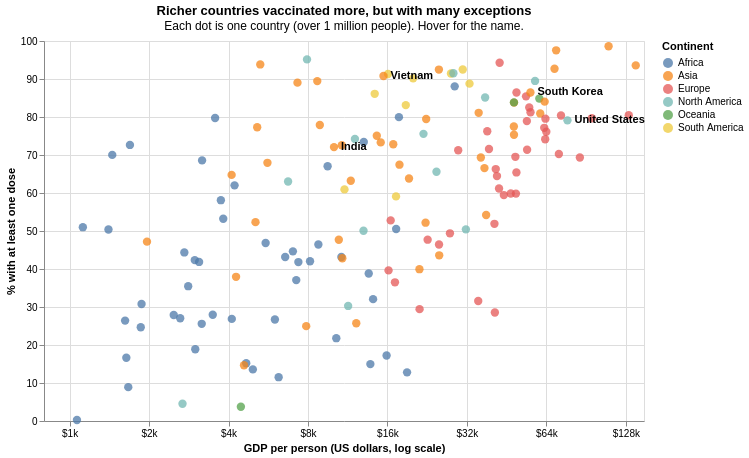

Notebook source saved alongside this figure:
### Markdown cell above
## 8. Chart 1: Did richer countries vaccinate more?

- Chart type: scatter plot
- Encoding: x = GDP per person (log scale), y = % with at least one dose, color = continent
- Why log scale: GDP per person goes from about \$1,000 to over \$100,000. On a normal scale, most countries would be squeezed on the left side.
- Labels: our group's four countries are labeled.

### Code cell
our_countries = ["United States", "India", "Vietnam", "South Korea"]
scatter_data = summary.dropna(subset=["gdp_per_capita"])

points = alt.Chart(scatter_data).mark_circle(size=70, opacity=0.75).encode(
    alt.X("gdp_per_capita:Q", title="GDP per person (US dollars, log scale)",
          scale=alt.Scale(type="log", domain=[800, 150000], nice=False), axis=alt.Axis(format="$~s", values=[1000, 2000, 4000, 8000, 16000, 32000, 64000, 128000])),
    alt.Y("one_dose:Q", title="% with at least one dose", scale=alt.Scale(domain=[0, 100])),
    alt.Color("continent:N", title="Continent", scale=alt.Scale(scheme="tableau10")),
    tooltip=["country", "continent", alt.Tooltip("gdp_per_capita:Q", format="$,.0f"), alt.Tooltip("one_dose:Q", format=".1f")]
)

labels = alt.Chart(scatter_data[scatter_data["country"].isin(our_countries)]).mark_text(
    align="left", dx=7, fontSize=11, fontWeight="bold"
).encode(x="gdp_per_capita:Q", y="one_dose:Q", text="country")

chart1 = (points + labels).properties(width=600, height=380,
    title=alt.TitleParams("Richer countries vaccinated more, but with many exceptions",
                          subtitle="Each dot is one country (over 1 million people). Hover for the name."))
chart1

### Figure 1 — Vega-Lite specification as saved in the notebook (floating-point values rounded to 4 significant figures; data arrays with more than 128 entries replaced by an {"elided": "..."} marker saying what was removed)
{"config": {"view": {"continuousWidth": 300, "continuousHeight": 300}}, "layer": [{"data": {"name": "data-95c0fbcba27ac738b784917c8f237a08"}, "mark": {"type": "circle", "opacity": 0.75, "size": 70}, "encoding": {"color": {"field": "continent", "scale": {"scheme": "tableau10"}, "title": "Continent", "type": "nominal"}, "tooltip": [{"field": "country", "type": "nominal"}, {"field": "continent", "type": "nominal"}, {"field": "gdp_per_capita", "format": "$,.0f", "type": "quantitative"}, {"field": "one_dose", "format": ".1f", "type": "quantitative"}], "x": {"axis": {"format": "$~s", "values": [1000, 2000, 4000, 8000, 16000, 32000, 64000, 128000]}, "field": "gdp_per_capita", "scale": {"domain": [800, 150000], "nice": false, "type": "log"}, "title": "GDP per person (US dollars, log scale)", "type": "quantitative"}, "y": {"field": "one_dose", "scale": {"domain": [0, 100]}, "title": "% with at least one dose", "type": "quantitative"}}}, {"data": {"name": "data-ece31ed573d886148d8b0d53ceb9bd50"}, "mark": {"type": "text", "align": "left", "dx": 7, "fontSize": 11, "fontWeight": "bold"}, "encoding": {"text": {"field": "country", "type": "nominal"}, "x": {"field": "gdp_per_capita", "type": "quantitative"}, "y": {"field": "one_dose", "type": "quantitative"}}}], "height": 380, "title": {"text": "Richer countries vaccinated more, but with many exceptions", "subtitle": "Each dot is one country (over 1 million people). Hover for the name."}, "width": 600, "$schema": "https://vega.github.io/schema/vega-lite/v5.20.1.json", "datasets": {"data-95c0fbcba27ac738b784917c8f237a08": {"elided": "153 records"}, "data-ece31ed573d886148d8b0d53ceb9bd50": [{"country": "India", "continent": "Asia", "gdp_per_capita": 10040.0, "one_dose": 72.08, "fully": 66.79, "boosters": 15.96, "did_not_finish": 5.293}, {"country": "South Korea", "continent": "Asia", "gdp_per_capita": 55700.0, "one_dose": 86.45, "fully": 85.64, "boosters": 79.81, "did_not_finish": 0.8063}, {"country": "United States", "continent": "North America", "gdp_per_capita": 76930.0, "one_dose": 79.12, "fully": 67.53, "boosters": 38.96, "did_not_finish": 11.59}, {"country": "Vietnam", "continent": "Asia", "gdp_per_capita": 15460.0, "one_dose": 90.79, "fully": 86.24, "boosters": 58.16, "did_not_finish": 4.551}]}}
